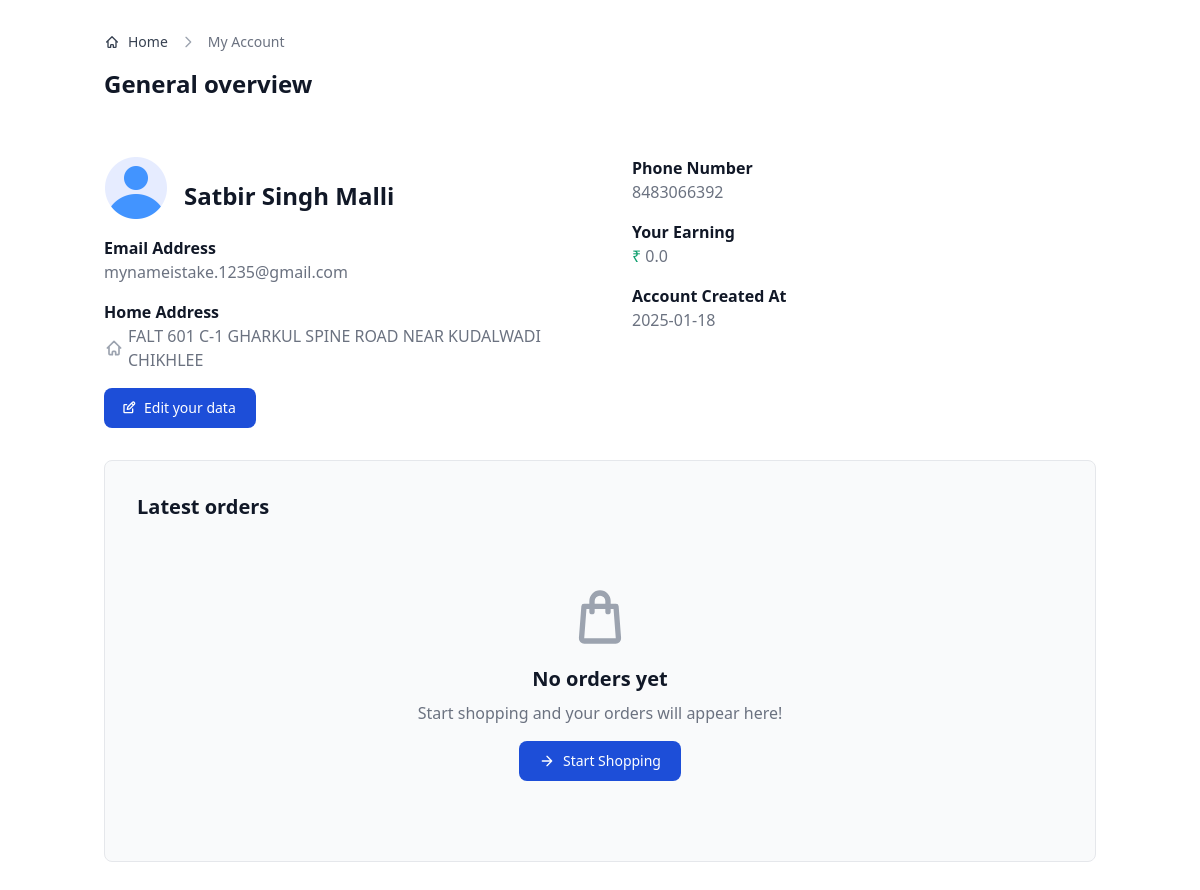
The app's page /account (signed in), older data.
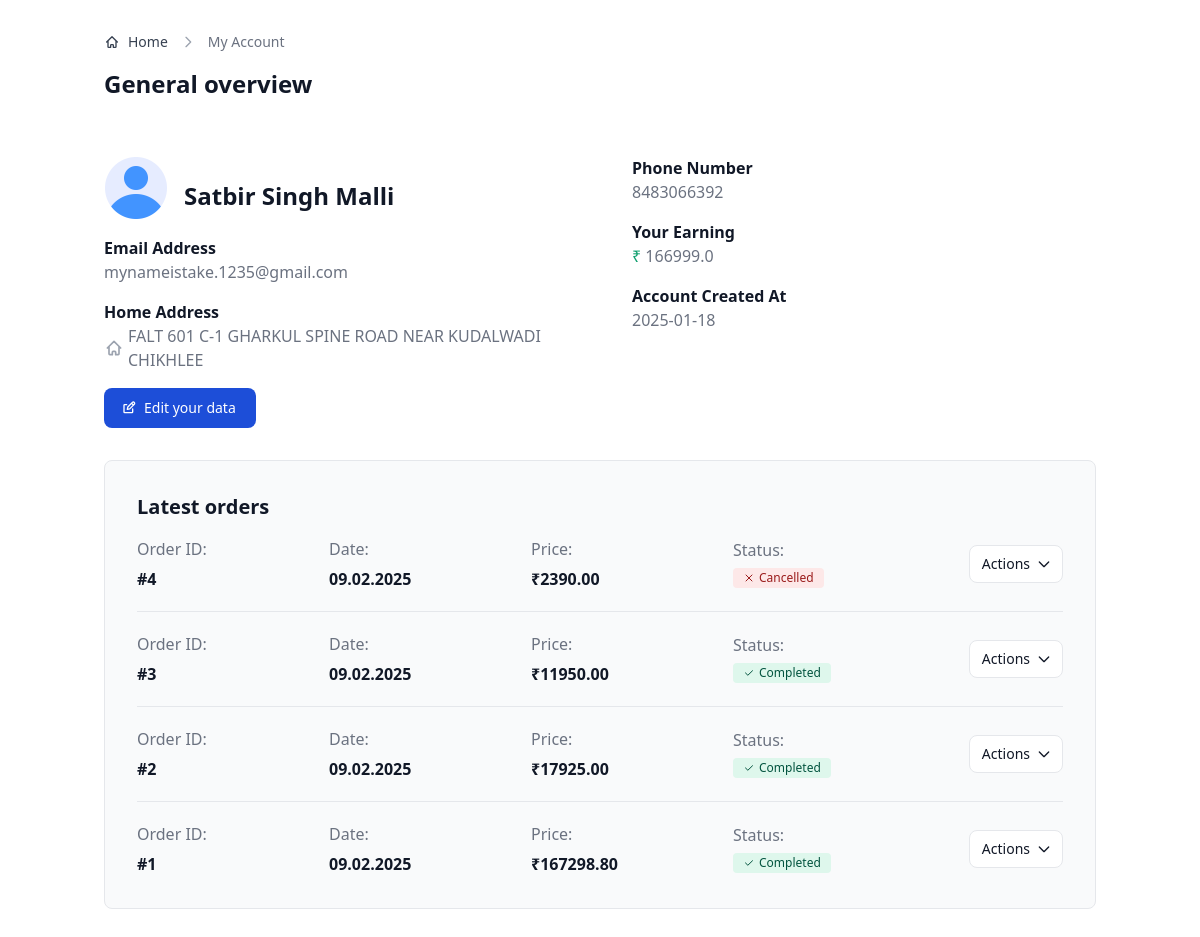
The same page, newer data.
### app.py (models this page shows)
class UserDatabase(db.Model, UserMixin):
    __tablename__ = "user_database"  # Explicit table name
    id = db.Column(db.Integer, primary_key=True)
    first_name = db.Column(db.String(150), nullable=False)
    last_name = db.Column(db.String(150), nullable=False)
    phone_number = db.Column(db.String(10), nullable=False)
    address = db.Column(db.String(150), nullable=False)
    email = db.Column(db.String(150), nullable=False, unique=True)
    password = db.Column(db.String(150), nullable=False)
    is_seller = db.Column(db.Boolean, default=False)
    is_admin = db.Column(db.Boolean, default=False)
    is_active = db.Column(db.Boolean, default=True)
    is_banned = db.Column(db.Boolean, default=False)
    created_at = db.Column(db.DateTime, default=datetime.now(timezone("Asia/Kolkata")))
    earning = db.Column(db.Float, default=0)
    cart_items = db.relationship("CartItem", backref="user", lazy=True)
    orders = db.relationship("Order", backref="user", lazy=True)
    reviews = db.relationship("Review", backref="user", lazy=True)

class Order(db.Model):
    __tablename__ = "order"
    id = db.Column(db.Integer, primary_key=True)
    user_id = db.Column(db.Integer, db.ForeignKey("user_database.id"), nullable=False)
    total_price = db.Column(db.Float, nullable=False)
    status = db.Column(db.String(50), default="Pending")
    created_at = db.Column(
        db.DateTime,
        default=lambda: datetime.now(timezone("Asia/Kolkata")),
        nullable=False,
    )

### app.py (the view, shortened to what this page needs)
@app.route("/account", methods=["GET", "POST"])
@login_required
def account():
    print(f"User Orders: {current_user.orders}")
    return render_template("user/account.html", user=current_user)

### app.py (called while the page is built)
@login_manager.user_loader
def load_user(user_id):
    return UserDatabase.query.get(int(user_id))

@app.template_filter("slice")
def slice_filter(iterable, limit):
    return list(iterable)[:limit]

@app.context_processor
def inject_cart_data():
    cart_items = []
    cart_count = 0
    if current_user.is_authenticated:
        cart_items = CartItem.query.filter_by(user_id=current_user.id).all()
        cart_count = sum(item.quantity for item in cart_items)
    return dict(cart_items=cart_items, cart_count=cart_count)

### templates/user/account.html (shortened to what this page needs)
<!DOCTYPE html>
<html lang="en">
  <head>
    <link
      rel="stylesheet"
      href="{{url_for('static',filename='dist/css/output.css')}}"
    />
  </head>
  <body>
    <section class="bg-white py-8 antialiased dark:bg-gray-900 md:py-8">
      <div class="mx-auto max-w-screen-lg px-4 2xl:px-0">
        <nav class="mb-4 flex" aria-label="Breadcrumb">
          <ol
            class="inline-flex items-center space-x-1 md:space-x-2 rtl:space-x-reverse"
          >
            <li class="inline-flex items-center">
              <a
                href="{{url_for('home')}}"
                class="inline-flex items-center text-sm font-medium text-gray-700 hover:text-primary-600 dark:text-gray-400 dark:hover:text-white"
              >
                Home
              </a>
            </li>
            <li aria-current="page">
              <div class="flex items-center">
                <svg
                  class="mx-1 h-4 w-4 text-gray-400 rtl:rotate-180"
                  aria-hidden="true"
                  xmlns="http://www.w3.org/2000/svg"
                  width="24"
                  height="24"
                  fill="none"
                  viewBox="0 0 24 24"
                >
                  <path
                    stroke="currentColor"
                    stroke-linecap="round"
                    stroke-linejoin="round"
                    stroke-width="2"
                    d="m9 5 7 7-7 7"
                  />
                </svg>
                <span
                  class="ms-1 text-sm font-medium text-gray-500 dark:text-gray-400 md:ms-2"
                  >My Account</span
                >
              </div>
            </li>
          </ol>
        </nav>
        <h2
          class="mb-4 text-xl font-semibold text-gray-900 dark:text-white sm:text-2xl md:mb-6"
        >
          General overview
        </h2>
        <div class="py-4 md:py-8">
          <div class="mb-4 grid gap-4 sm:grid-cols-2 sm:gap-8 lg:gap-16">
            <div class="space-y-4">
              <div class="flex space-x-4">
                <img
                  class="h-16 w-16 rounded-lg"
                  src="{{url_for('static',filename='dist/images/user.png')}}"
                  alt="Helene avatar"
                />
                <div>
                  <span
                    class="mb-2 inline-block rounded px-2.5 py-0.5 text-xs font-medium text-primary-800 dark:bg-primary-900 dark:text-primary-300"
                  >
                  </span>
                  <h2
                    class="flex items-center text-xl font-bold leading-none text-gray-900 dark:text-white sm:text-2xl"
                  >
                    {{user.first_name}} {{user.last_name}}
                  </h2>
                </div>
              </div>
              <dl class="">
                <dt class="font-semibold text-gray-900 dark:text-white">
                  Email Address
                </dt>
                <dd class="text-gray-500 dark:text-gray-400">{{user.email}}</dd>
              </dl>
              <dl>
                <dt class="font-semibold text-gray-900 dark:text-white">
                  Home Address
                </dt>
                <dd
                  class="flex items-center gap-1 text-gray-500 dark:text-gray-400"
                >
                  {{user.address}}
                </dd>
              </dl>
            </div>
            <div class="space-y-4">
              <dl>
                <dt class="font-semibold text-gray-900 dark:text-white">
                  Phone Number
                </dt>
                <dd class="text-gray-500 dark:text-gray-400">
                  {{user.phone_number}}
                </dd>
              </dl>
              <dl>
                <dt class="font-semibold text-gray-900 dark:text-white">
                  Your Earning
                </dt>
                <dd class="text-gray-500 dark:text-gray-400">
                  {% if user.is_seller %}
                  <span class="text-green-500">₹</span>
                  {{user.earning}} {% else %} Become a seller to earn {% endif
                  %}
                </dd>
              </dl>
              <dl>
                <dt class="font-semibold text-gray-900 dark:text-white">
                  Account Created At
                </dt>
                <dd class="text-gray-500 dark:text-gray-400">
                  {{user.created_at.strftime('%Y-%m-%d')}}
                </dd>
              </dl>
            </div>
          </div>
          <button
            type="button"
            data-modal-target="accountInformationModal2"
            data-modal-toggle="accountInformationModal2"
            class="inline-flex w-full items-center justify-center rounded-lg bg-primary-700 px-5 py-2.5 text-sm font-medium text-white hover:bg-primary-800 focus:outline-none focus:ring-4 focus:ring-primary-300 dark:bg-primary-600 dark:hover:bg-primary-700 dark:focus:ring-primary-800 sm:w-auto"
          >
            Edit your data
          </button>
        </div>
        <div
          class="rounded-lg border border-gray-200 bg-gray-50 p-4 dark:border-gray-700 dark:bg-gray-800 md:p-8"
        >
          <h3 class="mb-4 text-xl font-semibold text-gray-900 dark:text-white">
            Latest orders
          </h3>
          {% if user.orders %} {% for order in
          user.orders|sort(attribute='created_at', reverse=True)|slice(4) %}
          <div
            class="flex flex-wrap items-center gap-y-4 {% if not loop.last %}border-b border-gray-200 pb-4 dark:border-gray-700 md:pb-5{% endif %} {% if not loop.first %}pt-4 md:pt-5{% endif %}"
          >
            <dl class="w-1/2 sm:w-48">
              <dt
                class="text-base font-medium text-gray-500 dark:text-gray-400"
              >
                Order ID:
              </dt>
              <dd
                class="mt-1.5 text-base font-semibold text-gray-900 dark:text-white"
              >
                <a href="#" class="hover:underline">#{{ order.id }}</a>
              </dd>
            </dl>
            <dl class="w-1/2 sm:w-1/4 md:flex-1 lg:w-auto">
              <dt
                class="text-base font-medium text-gray-500 dark:text-gray-400"
              >
                Date:
              </dt>
              <dd
                class="mt-1.5 text-base font-semibold text-gray-900 dark:text-white"
              >
                {{ order.created_at.strftime('%d.%m.%Y') }}
              </dd>
            </dl>
            <dl class="w-1/2 sm:w-1/5 md:flex-1 lg:w-auto">
              <dt
                class="text-base font-medium text-gray-500 dark:text-gray-400"
              >
                Price:
              </dt>
              <dd
                class="mt-1.5 text-base font-semibold text-gray-900 dark:text-white"
              >
                ₹{{ "%.2f"|format(order.total_price) }}
              </dd>
            </dl>
            <dl class="w-1/2 sm:w-1/4 sm:flex-1 lg:w-auto">
              <dt
                class="text-base font-medium text-gray-500 dark:text-gray-400"
              >
                Status:
              </dt>
              <dd
                class="mt-1.5 inline-flex items-center rounded px-2.5 py-0.5 text-xs font-medium {% if order.status == 'Completed' %} bg-green-100 text-green-800 dark:bg-green-900 dark:text-green-300 {% elif order.status == 'Cancelled' %} bg-red-100 text-red-800 dark:bg-red-900 dark:text-red-300 {% else %} bg-yellow-100 text-yellow-800 dark:bg-yellow-900 dark:text-yellow-300 {% endif %}"
              >
                {% if order.status == 'Completed' %}
                <svg
                  class="me-1 h-3 w-3"
                  aria-hidden="true"
                  xmlns="http://www.w3.org/2000/svg"
                  fill="none"
                  viewBox="0 0 24 24"
                >
                  <path
                    stroke="currentColor"
                    stroke-linecap="round"
                    stroke-linejoin="round"
                    stroke-width="2"
                    d="M5 11.917 9.724 16.5 19 7.5"
                  />
                </svg>
                {% elif order.status == 'Cancelled' %}
                <svg
                  class="me-1 h-3 w-3"
                  aria-hidden="true"
                  xmlns="http://www.w3.org/2000/svg"
                  fill="none"
                  viewBox="0 0 24 24"
                >
                  <path
                    stroke="currentColor"
                    stroke-linecap="round"
                    stroke-linejoin="round"
                    stroke-width="2"
                    d="M6 18 17.94 6M18 18 6.06 6"
                  />
                </svg>
                {% endif %} {{ order.status }}
              </dd>
            </dl>
            <div
              class="w-full sm:flex sm:w-32 sm:items-center sm:justify-end sm:gap-4"
            >
              <button
                id="actionsMenuDropdownModal{{ order.id }}"
                data-dropdown-toggle="dropdownOrderModal{{ order.id }}"
                type="button"
                class="flex w-full items-center justify-center rounded-lg border border-gray-200 bg-white px-3 py-2 text-sm font-medium text-gray-900 hover:bg-gray-100 hover:text-primary-700 focus:z-10 focus:outline-none focus:ring-4 focus:ring-gray-100 dark:border-gray-600 dark:bg-gray-800 dark:text-gray-400 dark:hover:bg-gray-700 dark:hover:text-white dark:focus:ring-gray-700 md:w-auto"
              >
                Actions
                <svg
                  class="-me-0.5 ms-1.5 h-4 w-4"
                  aria-hidden="true"
                  xmlns="http://www.w3.org/2000/svg"
                  fill="none"
                  viewBox="0 0 24 24"
                >
                  <path
                    stroke="currentColor"
                    stroke-linecap="round"
                    stroke-linejoin="round"
                    stroke-width="2"
                    d="m19 9-7 7-7-7"
                  />
                </svg>
              </button>
            </div>
          </div>
          {% endfor %} {% else %}
          <div
            class="flex flex-col items-center justify-center py-12 text-center"
          >
            <h3 class="mb-2 text-xl font-bold text-gray-900 dark:text-white">
              No orders yet
            </h3>
            <p class="mb-4 text-gray-500 dark:text-gray-400">
              Start shopping and your orders will appear here!
            </p>
            <a
              href="{{ url_for('home') }}"
              class="inline-flex items-center rounded-lg bg-primary-700 px-5 py-2.5 text-center text-sm font-medium text-white hover:bg-primary-800 focus:outline-none focus:ring-4 focus:ring-primary-300 dark:bg-primary-600 dark:hover:bg-primary-700 dark:focus:ring-primary-800"
            >
              <svg
                class="me-2 h-4 w-4"
                aria-hidden="true"
                xmlns="http://www.w3.org/2000/svg"
                fill="none"
                viewBox="0 0 24 24"
              >
                <path
                  stroke="currentColor"
                  stroke-linecap="round"
                  stroke-linejoin="round"
                  stroke-width="2"
                  d="M5 12h14m-7-7 7 7-7 7"
                />
              </svg>
              Start Shopping
            </a>
          </div>
          {% endif %}
        </div>
      </div>
    </section>
  </body>
</html>

Row changes from the older to the newer data that the page shows:
changed UserDatabase "Satbir Singh": earning "0.0" → "166999.0"
added Order: id "4", created_at "09.02.2025", total_price "2390.00", status "Cancelled"
added Order: id "3", created_at "09.02.2025", total_price "11950.00", status "Completed"
added Order: id "2", created_at "09.02.2025", total_price "17925.00", status "Completed"
added Order: id "1", created_at "09.02.2025", total_price "167298.80", status "Completed"
Text that changed along with them:
text no longer shown: "No orders yet Start shopping and your orders will appear here! Start Shopping"
